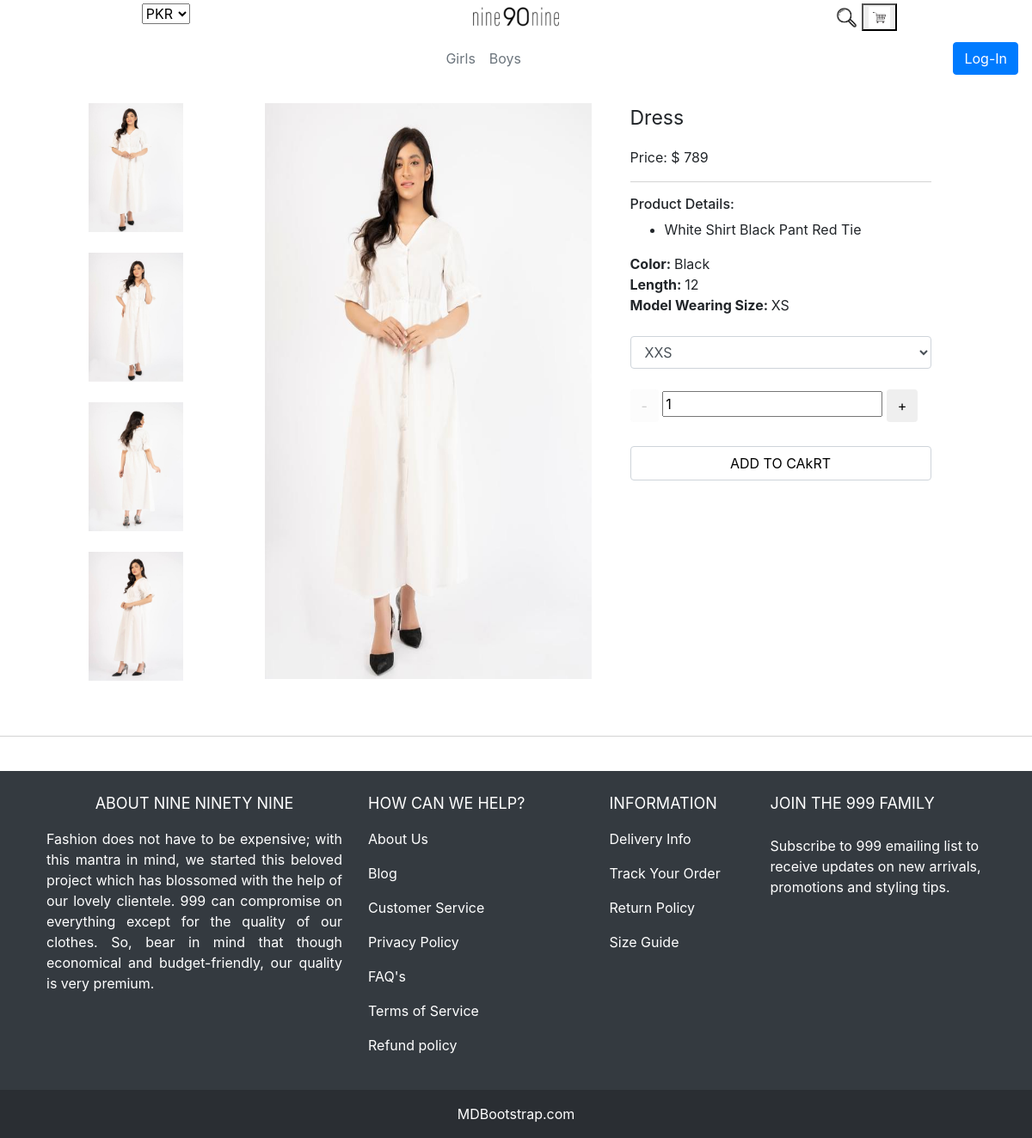
Screenshot of /product.php?p_id=1 with the database file from the repository.
### tables this page shows
CREATE TABLE `menu` (
  `id` int(11) NOT NULL,
  `name` varchar(255) NOT NULL
);

CREATE TABLE `product` (
  `id` int(11) NOT NULL,
  `category_id` int(11) NOT NULL,
  `menu_id` int(11) NOT NULL,
  `title` varchar(200) NOT NULL,
  `price` varchar(255) NOT NULL,
  `length` varchar(5) NOT NULL,
  `color` varchar(50) NOT NULL,
  `detail` varchar(2000) NOT NULL,
  `img1` varchar(200) NOT NULL,
  `img2` varchar(200) NOT NULL,
  `available_stock` int(11) NOT NULL
);

CREATE TABLE `product_img` (
  `id` int(11) NOT NULL,
  `product_id` int(11) NOT NULL,
  `img` varchar(200) NOT NULL
);

### product.php (the view, shortened to what this page needs)
<?php include 'include/db.php'; ?>
<!DOCTYPE html>
<html>
<head>
	<?php include "include/css.php" ?>
	<link rel="stylesheet" type="text/css" href="assets/css/product.css">
</head>
<body>
	<?php include "include/navbar.php" ?>
	<div class="row">
		<div class="col-1"></div>
		<div class="col-2">
		<div class="row">
			<?php
				$pid=$_GET["p_id"];
				$q=$conn->query("SELECT * FROM product WHERE id='$pid'");
				$rr=$q->fetch_array();
	 		?>
	 <div class="col-12">
				<br>
				<img src="upload/product/<?php echo $rr['img1'] ?>" class="getImgSrc" style="width: 110px; height: 150px;" >
			</div>
			<div class="col-12">
				<br>
				<img src="upload/product/<?php echo $rr['img2'] ?>" class="getImgSrc" style="width: 110px; height: 150px;" >
			</div>
			<?php
				$qt=$conn->query("SELECT * FROM  product_img WHERE product_id='$pid'");
				while($rrt=$qt->fetch_array()) {
			?>
			<div class="col-12">
				<br>
				<img src="upload/product/<?php echo $rrt['img'] ?>" class="getImgSrc" style="width: 110px; height: 150px;" >
			</div>
			<?php } ?>
		</div>
	</div>
		<div class="col-4">
		<br>
			<img src="upload/product/<?php echo $rr['img1'] ?>" class="remImgSrc" style="width: 100%; height: 670px;" >
		</div>
		<div class="col-4">
			<div class="container"><br>
				<div class="Detail">
					<p style="font-size: 23px;"><?php echo $rr['title']?></p>
					<p>Price: $ <?php echo $rr['price']?></p>
					<hr class="new1">
					<h6>Product Details:</h6>
					<ul>
						<li><?php echo $rr['detail'] ?></li>
					</ul>
					<a><b>Color: </b><?php echo $rr['color'] ?></a><br>
					<a><b>Length: </b><?php echo $rr['length'] ?></a><br>
					<a><b>Model Wearing Size: </b>XS</a><br><br>
				</div>
				<form action="" method="post">
				<select class="form-control" name="sizes">
					<option value="XXS">XXS</option>
				</select><br>
		<div class="quantity">
        	<button class="btn minus-btn disabled" type="button">-</button>
        	<input  type="text" name="quantity" id="quantity" value="1">
        	<button class="btn plus-btn" type="button">+</button>
    	</div><br>
				<br>
<div class="box1 form-control">
					<button type="submit" name="addtocart" style="border: none; background-color: #fff;" >ADD TO CAkRT</button>
					</div>
					</form>
			<br>
		</div>
	</div>
			</div>
	<br><br>
	<hr class="new2">
	<?php include 'include/footer.php'; ?>
</body>
</html>

### include/navbar.php (shortened to what this page needs)
<?php include 'include/db.php'; ?>
<!DOCTYPE html>
<html lang="en">
<head>
<link rel="stylesheet" type="text/css" href="assets/css/navbar.css">
<link rel="stylesheet" type="text/css" href="assets/css/product.css">
</head>
<body>
  <div id="navbarCollapse" >
    <div class="row bg-white p-1">
        <div class="col-4 text-center">
          <select>
            <option>PKR</option>
          </select>
        </div>
          <div class="col-4 text-center">
            <a href="index.php"><img src="assets/img/logo.png" height="30px"></a></div>
          <div class="col-4 text-center"><a href=""><img src="assets/img/search.png" height="25px"></a>
            <button  data-toggle="modal" data-target="#myModal">
              <img src="assets/img/cart.png" class="text-center" height="25px">
            </button>
          </div>
    </div>
<div class="bs-example">
    <nav class="navbar navbar-expand-md navbar-light bg-white ">
        <div class="collapse navbar-collapse justify-content-center" id="navbarCollapse">
            <div class="navbar-nav">
              <?php $m=$conn->query("SELECT * FROM menu"); ?>
              <?php while ($rm=$m->fetch_array()) { ?>
                <a class="nav-link text-secondary active" href="menu.php?menu_id=<?php echo $rm['id'] ?>"><?php echo $rm['name'] ?></a>
              <?php } ?>
            </div>
        </div>
        <?php if(isset($_SESSION['session_login'])): ?>
          <a class="btn btn-danger" href="logout.php">Log-Out</a>
        <?php else: ?>
          <a class="btn btn-primary" href="login.php">Log-In</a>
        <?php endif ?>
    </nav>
</div>
 </div>
</body>
</html>

### assets/css/product.css (style rules this page uses)
.box1 { position: relative; overflow: hidden; text-align: center; left: 50%; transform: translate(-50%, -50%); }
hr.new1 { border-top: 1px solid LightGray; }
hr.new2 { border-top: 1px solid LightGray; }
img { max-width: 100% }

### rows the page displays
menu: name "Girls"
menu: name "Boys"
product: img1 (picture), img2 (picture), title "Dress", price "789", detail "White Shirt Black Pant Red Tie", color "Black", length "12"
product_img: img (picture)
product_img: img (picture)
